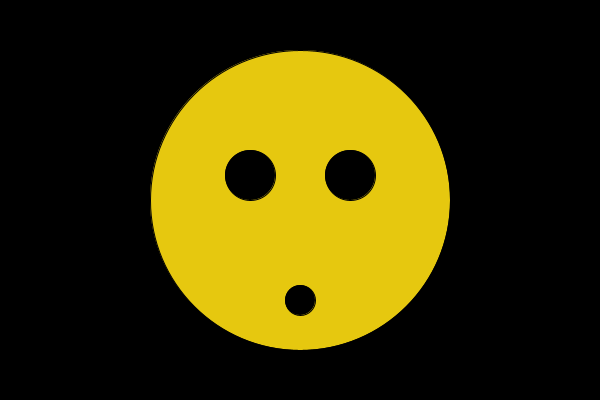
Frame 1 (no input)
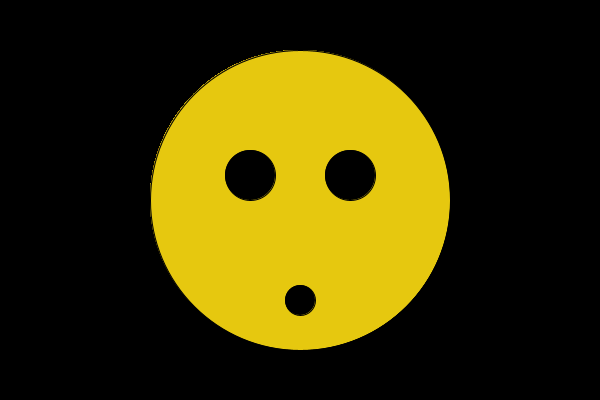
Frame 60 (the mouse pressed at the canvas centre just before this capture)
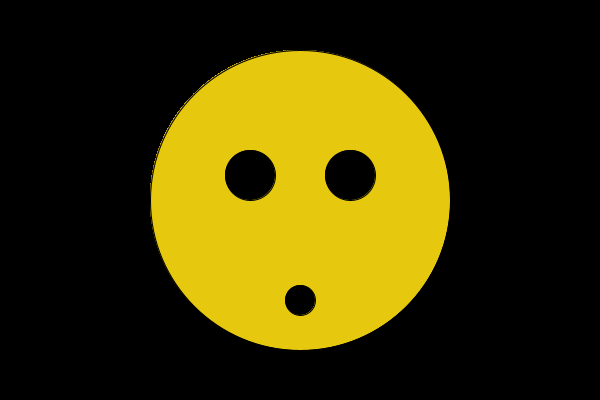
Frame 120 (the mouse held since frame 60 and released just before this capture)

The Processing sketch that drew these frames (run headless with seeded random() and noise(); from frame 60 on, the mouse is pressed at the canvas centre):

// Processing sketch: processing_32147
// ── processing_32147.pde

/*Conor Russomanno
Assignment 1 - Print Poem to Console
*/

void setup() {
  background(0);
  size(600,400);
  smooth();
  //frameRate(0.1);
}

//draw smiley and printe poem
void draw() {
  fill(230, 200, 15); 
  ellipse(300,200,300,300); //face
  
  fill(0);
  ellipse(250,175,50,50); //left eye
  ellipse(350,175,50,50); //right eye
  ellipse(300,300,30,30); //mouth
  
  //print poem
  println("I will not play at tug o' war.");
  println("I'd rather play at hug o' war,");
  println("Where everyone hugs");
  println("Instead of tugs,");
  println("Where everyone giggles");
  println("And rolls on the rug,");
  println("Where everyone kisses,");
  println("And everyone grins,");  
  println("And everyone cuddles,");  
  println("And everyone wins.");
  println(" ");  
  
}
